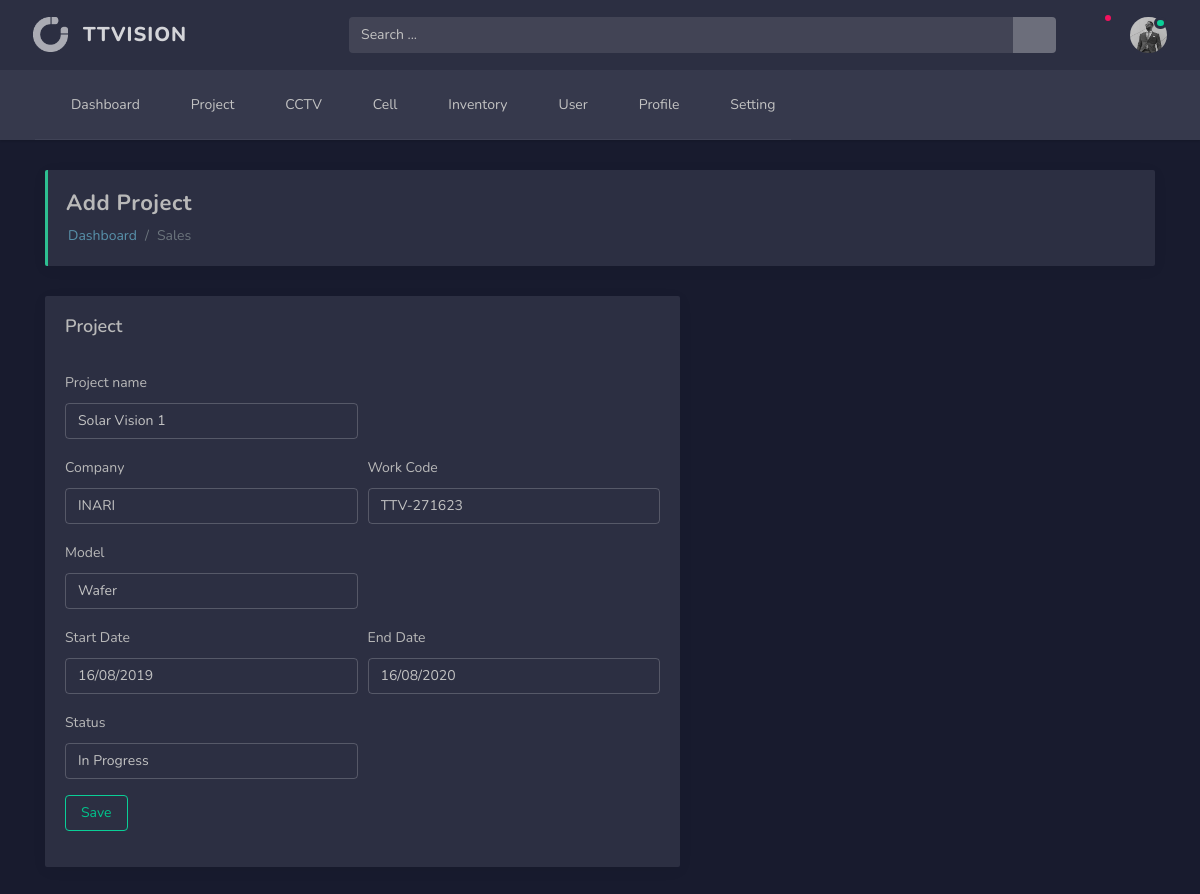
The page /update-project/1/ on the database its author committed.
### production/models.py (models this page shows, shortened)
class Ttvproject(models.Model):
    p_name = models.CharField(max_length=150, blank=True)
    p_company = models.CharField(max_length=100, blank=True)
    p_code = models.CharField(max_length=150, blank=True)
    p_model = models.CharField(max_length=150, blank=True)
    p_startdate = models.CharField(max_length=150, blank=True)
    p_enddate = models.CharField(max_length=150, blank=True)
    p_status = models.CharField(max_length=150, blank=True)
    p_type = models.CharField(max_length=150, blank=True)
    p_comp = models.CharField(max_length=150, blank=True)
    p_userid = models.IntegerField(default=0, blank=True)
    p_color = models.CharField(max_length=50, blank=True)

### production/views.py (the view)
# urls.py: path('update-project/<int:pid>/',Updateproject, name='update-project'),
def Updateproject(request, pid):
    obj = Ttvproject.objects.get(id=pid)
    form = UpdateProjectForm(request.POST or None, instance=obj)
    if form.is_valid():
        form.save()
    context = {
        'form' : form,
    }
    return render(request, 'project_update.html',context)

### production/forms.py
class UpdateProjectForm(forms.ModelForm):
    p_name = forms.CharField(widget=forms.TextInput(attrs={
        'class':'form-control','placeholder':'Project Name'}))
    p_company = forms.CharField(widget=forms.TextInput(attrs={
        'class':'form-control','placeholder':'Company Name'}))
    p_code = forms.CharField(widget=forms.TextInput(attrs={
        'class':'form-control','placeholder':'Project Code'}))
    p_model = forms.CharField(widget=forms.TextInput(attrs={
        'class':'form-control','placeholder':'Model'}))
    p_startdate = forms.CharField(widget=forms.TextInput(attrs={
        'class':'form-control','placeholder':'Start Date'}))
    p_enddate = forms.CharField(widget=forms.TextInput(attrs={
        'class':'form-control','placeholder':'End Date'}))
    p_status = forms.CharField(required=False, widget=forms.TextInput(attrs={
        'class':'form-control','placeholder':'Status'}))
    class Meta:
        model = Ttvproject
        fields = [
            'p_name',
            'p_company',
            'p_code',
            'p_model',
            'p_startdate',
            'p_enddate',
            'p_status'
        ]

### templates/project_update.html (shortened to what this page needs)
{% extends 'based/based.html' %}
{% block content %}
{% load static %}
<main class="main-content">
    <div class="container">
        <div class="page-header d-md-flex justify-content-between align-items-center">
            <div>
                <h4>Add Project</h4>
                <nav aria-label="breadcrumb">
                    <ol class="breadcrumb">
                        <li class="breadcrumb-item"><a href="#">Dashboard</a></li>
                        <li class="breadcrumb-item active" aria-current="page">Sales</li>
                    </ol>
                </nav>
            </div>
        </div>
        <div class="row">
            <div class="col-md-7">
              <div class="card">
                <div class="card-body">
                    <h5 class="card-title">Project</h5>
                    <form action='.' method='POST'>
                        <div class="form-row">
                            <div class="col-md-6 mb-3">
                                <label>Project name</label>
                                {{form.p_name}}
                            </div>
                        </div>
                        <div class="form-row">
                            <div class="col-md-6 mb-3">
                                <label>Company</label>
                                 {{form.p_company}}
                            </div>
                            <div class="col-md-6 mb-3">
                                <label>Work Code</label>
                                 {{form.p_code}}
                            </div>
                        </div>
                        <div class="form-row">
                            <div class="col-md-6 mb-3">
                                <label>Model</label>
                                 {{form.p_model}}
                            </div>
                        </div>
                        <div class="form-row">
                            <div class="col-md-6 mb-3">
                                <label>Start Date</label>
                                 {{form.p_startdate}}
                            </div>
                            <div class="col-md-6 mb-3">
                                <label>End Date</label>
                                 {{form.p_enddate}}
                            </div>
                        </div>
                        <div class="form-row">
                            <div class="col-md-6 mb-3">
                                <label>Status</label>
                                 {{form.p_status}}
                            </div>
                        </div>
                        <div class="form-row">
                            <div class="col-md-4 mb-3">
                                <button type="submit" name="submit" class="btn btn-outline-success">Save</button>
                            </div>
                        </div>
                    </form>
                </div>
            </div>
            </div>
        </div>
    </div>
</main>
{% endblock content %}

### rows shown on the page
Ttvproject: p_name "Solar Vision 1", p_company "INARI", p_code "TTV-271623", p_model "Wafer", p_startdate "16/08/2019", p_enddate "16/08/2020", p_status "In Progress"
